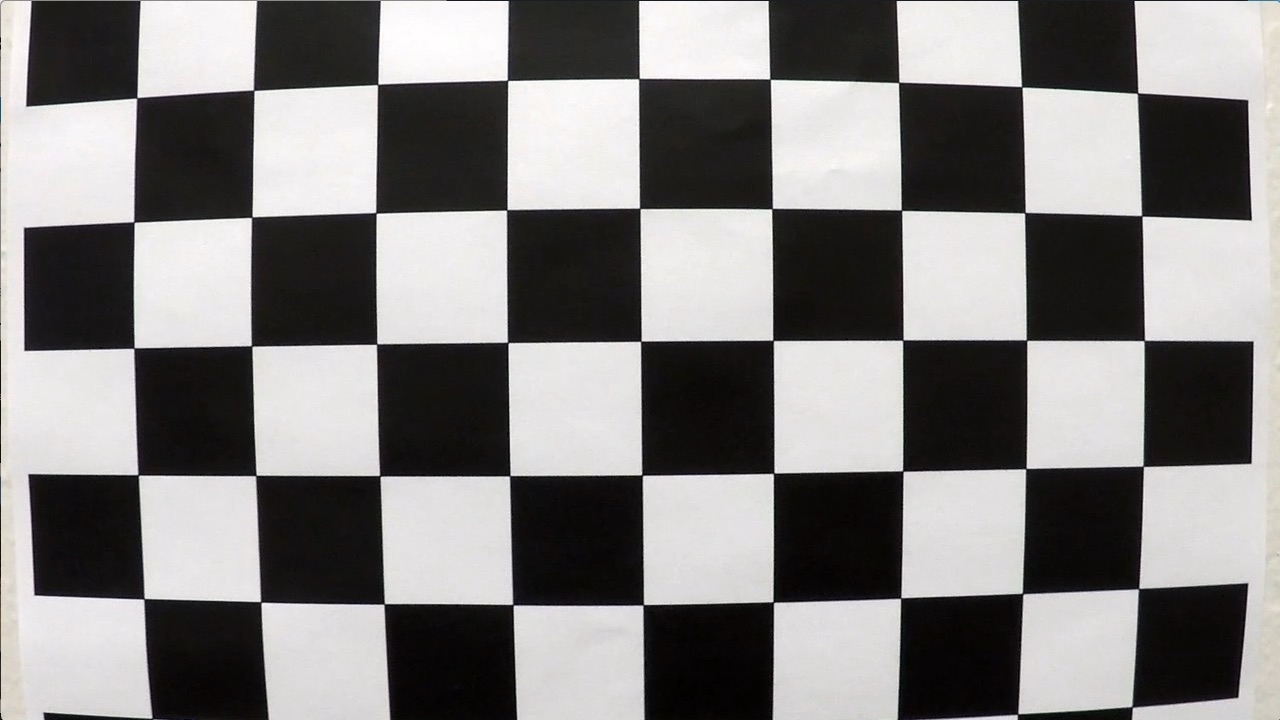
#> input picture camera_cal/calibration1.jpg, 1280 x 720 px; its folder holds only this picture in this run; the run also reads 1 picture not shown here
$ jupyter execute --allow-errors project.ipynb   (shell and % lines are left out)   (older library calls are emulated)
#> lines starting #> are read from the running program, lines starting #| are printed output that depends on the picture; after the words box and inside, x2 and y2 are one past the last pixel; in counts of white or black regions, pixels touching at a corner belong together
## Advanced Lane Finding Project

The goals / steps of this project are the following:

* Compute the camera calibration matrix and distortion coefficients given a set of chessboard images.
* Apply a distortion correction to raw images.
* Use color transforms, gradients, etc., to create a thresholded binary image.
* Apply a perspective transform to rectify binary image ("birds-eye view").
* Detect lane pixels and fit to find the lane boundary.
* Determine the curvature of the lane and vehicle position with respect to center.
* Warp the detected lane boundaries back onto the original image.
* Output visual display of the lane boundaries and numerical estimation of lane curvature and vehicle position.

---
## Camera calibration

[cell 1]
import numpy as np
import cv2
import glob
import matplotlib.pyplot as plt

# prepare object points, like (0,0,0), (1,0,0), (2,0,0) ....,(6,5,0)
objp = np.zeros((6*9,3), np.float32)
objp[:,:2] = np.mgrid[0:9,0:6].T.reshape(-1,2)

# Arrays to store object points and image points from all the images.
objpoints = [] # 3d points in real world space
imgpoints = [] # 2d points in image plane.

# Make a list of calibration images
images = glob.glob('camera_cal/calibration*.jpg')

# Step through the list and search for chessboard corners
for fname in images:
    img = cv2.imread(fname)
#> img is the input picture: shape (720, 1280, 3); mean B, G, R 127.8, 128.4, 130.1
    gray = cv2.cvtColor(img,cv2.COLOR_BGR2GRAY)

    # Find the chessboard corners
    ret, corners = cv2.findChessboardCorners(gray, (9,6),None)
#> ret = False; corners = None

    # If found, add object points, image points
    if ret == True:
        objpoints.append(objp)
        imgpoints.append(corners)

        # Draw and display the corners
        img = cv2.drawChessboardCorners(img, (9,6), corners, ret)
        cv2.imshow('img',img)
        cv2.waitKey(500)

cv2.destroyAllWindows()

[cell 2]
def undistored_image(distored_img):
    img_size = (distored_img.shape[1], distored_img.shape[0])

    ret, mtx, dist, rvecs, tvecs = cv2.calibrateCamera(objpoints, imgpoints, img_size, None, None)

    img = cv2.undistort(distored_img, mtx, dist, None, mtx)

    return img

[cell 3]
d_img1 = cv2.imread('camera_cal/calibration2.jpg')
#> (the rest of this cell did not finish here and is left out)

[cell 4]
distored_img = cv2.imread('test_images/test2.jpg')
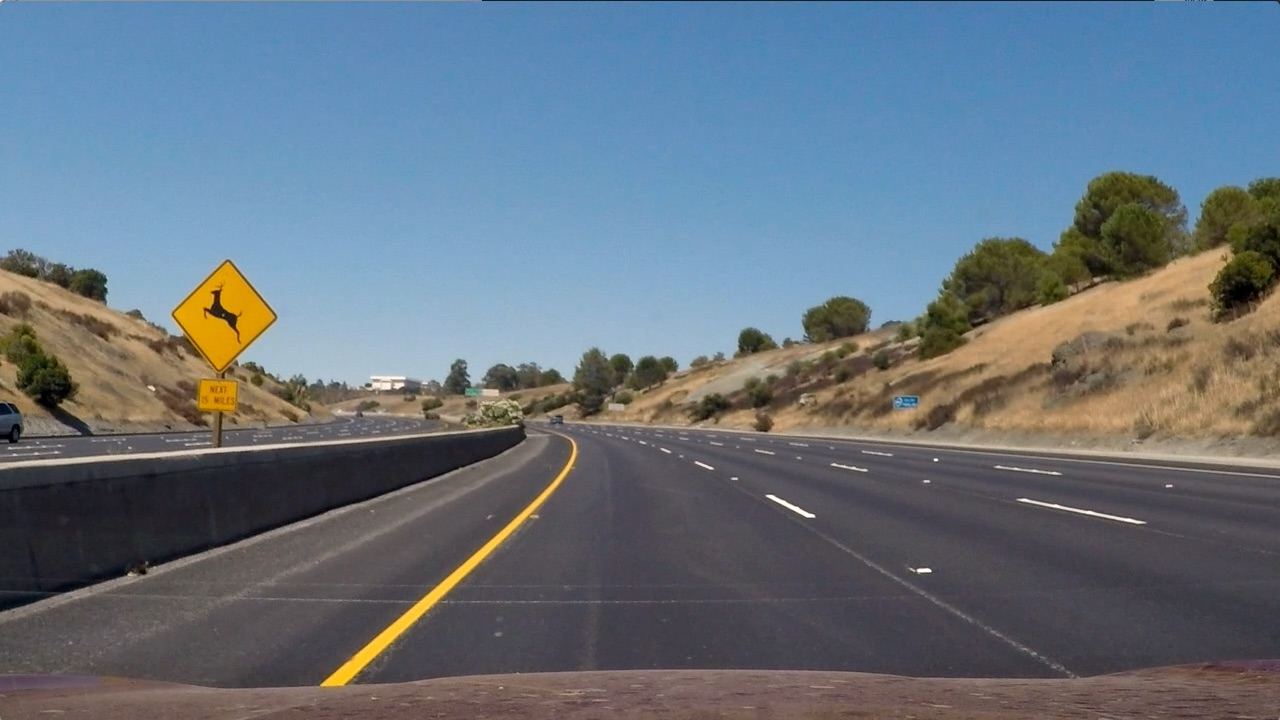
#> input picture test_images/test2.jpg, 1280 x 720 px
#> distored_img is the input picture: shape (720, 1280, 3); mean B, G, R 125.5, 114.6, 102.8

#> (the rest of this cell did not finish here and is left out)


cv2.imwrite('output_images/test2_undistort.jpg',img)

fig, axes = plt.subplots(ncols=2, figsize=(15,10))
axes[0].imshow(distored_img)
axes[0].set_title('Distorted')

axes[1].imshow(img)
axes[1].set_title('Undistored')

fig.savefig('output_images/display2.png', bbox_inches='tight')

## Color Transforms & Gradients

[cell 5]
def color_transform(img):
    # Convert to HLS color space and separate the S channel
    # Note: img is the undistorted image
    hls = cv2.cvtColor(img, cv2.COLOR_RGB2HLS)
#> hls: shape (720, 1280, 3); mean of channels 0, 1, 2 110.7, 128.9, 22.5
    s_channel = hls[:,:,2]

    # Grayscale image
    # NOTE: we already saw that standard grayscaling lost color information for the lane lines
    # Explore gradients in other colors spaces / color channels to see what might work better
    gray = cv2.cvtColor(img, cv2.COLOR_RGB2GRAY)

    # Sobel x
    sobelx = cv2.Sobel(gray, cv2.CV_64F, 1, 0) # Take the derivative in x
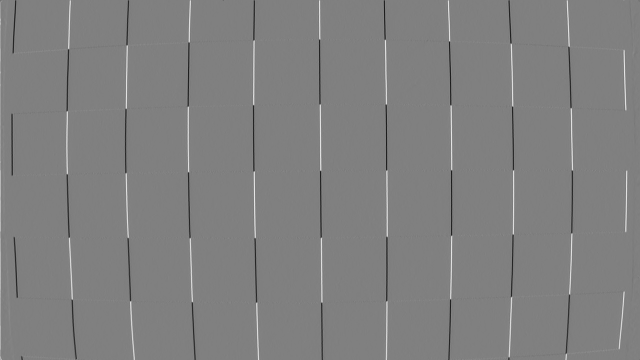
#> sobelx: shape (720, 1280) float64 (shown at 1/2 size); min -943, max 934, mean 0.4; drawn with min black and max white
    abs_sobelx = np.absolute(sobelx) # Absolute x derivative to accentuate lines away from horizontal
    scaled_sobel = np.uint8(255*abs_sobelx/np.max(abs_sobelx))

    # Threshold x gradient
    thresh_min = 20
    thresh_max = 100
    sxbinary = np.zeros_like(scaled_sobel)
    sxbinary[(scaled_sobel >= thresh_min) & (scaled_sobel <= thresh_max)] = 1

    # Threshold color channel
    s_thresh_min = 170
    s_thresh_max = 255
    s_binary = np.zeros_like(s_channel)
    s_binary[(s_channel >= s_thresh_min) & (s_channel <= s_thresh_max)] = 1

    # Stack each channel to view their individual contributions in green and blue respectively
    # This returns a stack of the two binary images, whose components you can see as different colors
    color_binary = np.dstack(( np.zeros_like(sxbinary), sxbinary, s_binary)) * 255

    # Combine the two binary thresholds
    combined_binary = np.zeros_like(sxbinary)
    combined_binary[(s_binary == 1) | (sxbinary == 1)] = 1

    return combined_binary

# Plotting thresholded images
fig, (ax1, ax2) = plt.subplots(1, 2, figsize=(20,10))

ax1.set_title('Original')
ax1.imshow(img)

combined_binary = color_transform(img)
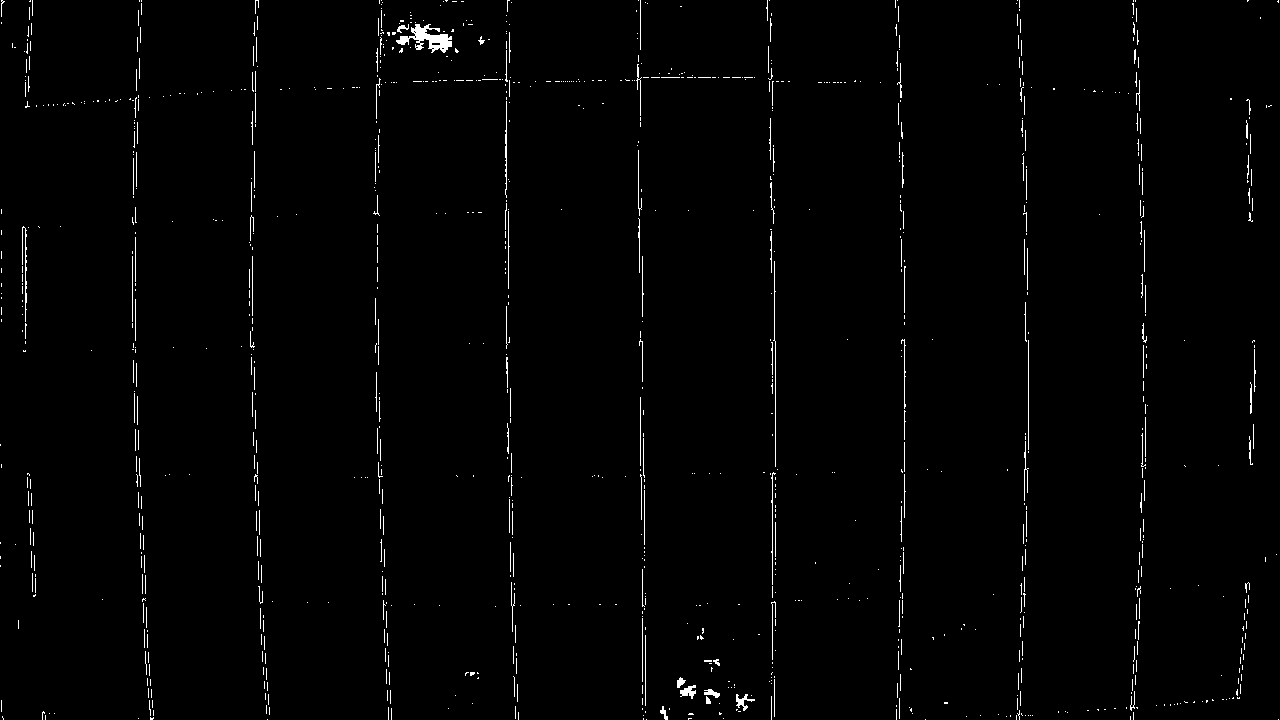
#> combined_binary: shape (720, 1280); values 0 (black) and 1 (white), 1.3% white in thin lines or dots
ax2.set_title('Combined S channel and gradient thresholds')
ax2.imshow(combined_binary, cmap='gray')

fig.savefig('output_images/display3.png', bbox_inches='tight')

## Perspective Transform

[cell 6]
def perspective_transform(combined_binary):
    img_size = (combined_binary.shape[1], combined_binary.shape[0])

    src = np.float32([
        [ 585,  455],
        [ 705,  455],
        [1130,  720],
        [ 190,  720]
    ])

    dst = np.float32([
        [ 200,    0],
        [1080,    0],
        [1080,  720],
        [ 200,  720]
    ])

    M = cv2.getPerspectiveTransform(src, dst)
    Minv = cv2.getPerspectiveTransform(dst, src)

    binary_warped = cv2.warpPerspective(combined_binary, M, img_size, flags=cv2.INTER_LINEAR)
#> binary_warped: shape (720, 1280); values 0 (black) and 1 (white), 1.2% white; 608 white regions (560 under 20 px), largest, box (x1, y1, x2, y2) and area: (622, 0, 633, 303) 1901, (843, 256, 1280, 635) 1551, (600, 0, 611, 176) 1180

    return binary_warped, M, Minv

binary_warped, M, Minv = perspective_transform(combined_binary)
#> M = [[-0.683, -1.5, 1063.1], [-1.21e-15, -1.98, 902.3], [-1.15e-18, -0.0024, 1]]; Minv = [[0.136, -0.779, 557.7], [-5.26e-17, -0.504, 455], [0, -0.00121, 1]]

fig, axes = plt.subplots(ncols=2, figsize=(10,10))

axes[0].imshow(combined_binary)
axes[1].imshow(binary_warped)

fig.savefig('output_images/display4.png', bbox_inches='tight')

[cell 7]
def draw_sliding_window(binary_warped):
    # Assuming you have created a warped binary image called "binary_warped"
    # Take a histogram of the bottom half of the image
    histogram = np.sum(binary_warped[binary_warped.shape[0]//2:,:], axis=0)
#> histogram = 1280 values, max 246 at index 627, min 0 at index 8, mean 4.41
    # Create an output image to draw on and  visualize the result
    out_img = np.dstack((binary_warped, binary_warped, binary_warped))*255
    # Find the peak of the left and right halves of the histogram
    # These will be the starting point for the left and right lines
    midpoint = np.int(histogram.shape[0]/2)
    leftx_base = np.argmax(histogram[:midpoint])
#> leftx_base = 627
    rightx_base = np.argmax(histogram[midpoint:]) + midpoint
#> rightx_base = 1097

    # Choose the number of sliding windows
    nwindows = 9
    # Set height of windows
    window_height = np.int(binary_warped.shape[0]/nwindows)
    # Identify the x and y positions of all nonzero pixels in the image
    nonzero = binary_warped.nonzero()
#> nonzero = 11127 positions, rows 0 to 719, columns 0 to 1279
    nonzeroy = np.array(nonzero[0])
#> nonzeroy = 11127 values from 0 to 719
    nonzerox = np.array(nonzero[1])
#> nonzerox = 11127 values, max 1279 at index 2996, min 0 at index 4303, mean 664.7
    # Current positions to be updated for each window
    leftx_current = leftx_base
#> leftx_current = 627
    rightx_current = rightx_base
#> rightx_current = 1097
    # Set the width of the windows +/- margin
    margin = 100
    # Set minimum number of pixels found to recenter window
    minpix = 50
    # Create empty lists to receive left and right lane pixel indices
    left_lane_inds = []
    right_lane_inds = []

    # Step through the windows one by one
    for window in range(nwindows):
        # Identify window boundaries in x and y (and right and left)
        win_y_low = binary_warped.shape[0] - (window+1)*window_height
        win_y_high = binary_warped.shape[0] - window*window_height
        win_xleft_low = leftx_current - margin
        win_xleft_high = leftx_current + margin
        win_xright_low = rightx_current - margin
        win_xright_high = rightx_current + margin
        # Draw the windows on the visualization image
        cv2.rectangle(out_img,(win_xleft_low,win_y_low),(win_xleft_high,win_y_high),
        (0,255,0), 2)
        cv2.rectangle(out_img,(win_xright_low,win_y_low),(win_xright_high,win_y_high),
        (0,255,0), 2)
        # Identify the nonzero pixels in x and y within the window
        good_left_inds = ((nonzeroy >= win_y_low) & (nonzeroy < win_y_high) &
        (nonzerox >= win_xleft_low) &  (nonzerox < win_xleft_high)).nonzero()[0]
        good_right_inds = ((nonzeroy >= win_y_low) & (nonzeroy < win_y_high) &
        (nonzerox >= win_xright_low) &  (nonzerox < win_xright_high)).nonzero()[0]
        # Append these indices to the lists
        left_lane_inds.append(good_left_inds)
        right_lane_inds.append(good_right_inds)
        # If you found > minpix pixels, recenter next window on their mean position
        if len(good_left_inds) > minpix:
            leftx_current = np.int(np.mean(nonzerox[good_left_inds]))
        if len(good_right_inds) > minpix:
            rightx_current = np.int(np.mean(nonzerox[good_right_inds]))
#> this loop made 9 passes
#> (win_xleft_low, win_xleft_high, win_xright_low, win_xright_high, leftx_current, rightx_current) on passes 1 to 6: (527, 727, 997, 1197, 662, 1083), (562, 762, 983, 1183, 624, 1113), (524, 724, 1013, 1213, 624, 1040), (524, 724, 940, 1140, 622, 1071), (522, 722, 971, 1171, 620, 1145), (520, 720, 1045, 1245, 617, 1228)
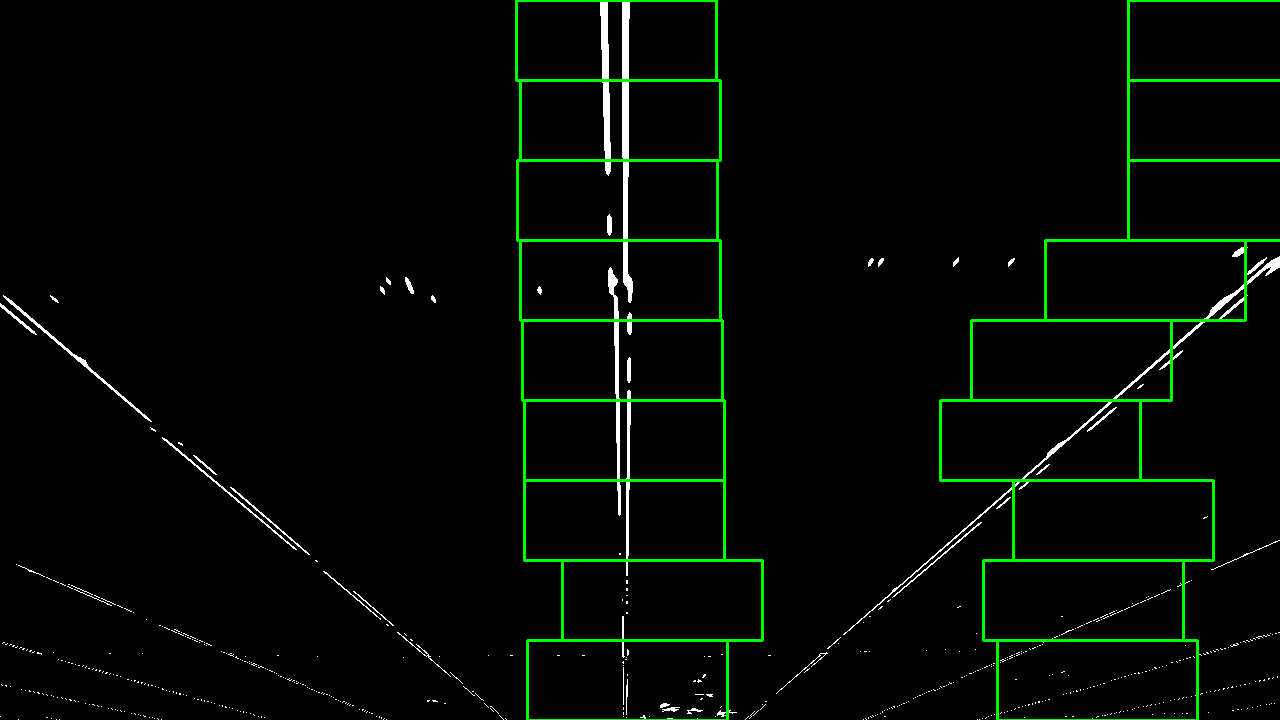
#> out_img: shape (720, 1280, 3); mean of channels 0, 1, 2 3, 8.3, 3; drawn as B, G, R
#> after the loop, left_lane_inds = 9 items; right_lane_inds = 9 items

    # Concatenate the arrays of indices
    left_lane_inds = np.concatenate(left_lane_inds)
#> left_lane_inds = 5481 values, max 11119 at index 400, min 0 at index 4320, mean 3902.5
#> (the rest of the program and of its run is left out)
